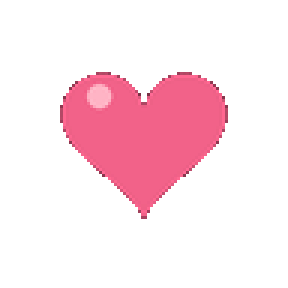
#> input picture Galchat/Resources/heartbeat.gif, 96 x 96 px (shown 3 times larger)
$ python build_heart_gifs.py ../Galchat/Resources/heartbeat.gif ../Galchat/Resources/heartbeat.gif ../Galchat/Resources/heartbeat.gif
#> lines starting #> are read from the running program, lines starting #| are printed output that depends on the picture
"""把 gen-image 生成的 3x3 绿幕关键帧图合成为 96px 透明 GIF（与 heartbeat.gif 同尺寸、同静止位置）。
用法：python3 scripts/build_heart_gifs.py <sheet_flutter.png> <sheet_broken.png> <输出目录>
依赖：Pillow、numpy、scipy。Prompt 见 docs/affection-heart-animations.md。
"""
import sys
from PIL import Image
import numpy as np
from scipy import ndimage
C=96; SS=4  # render at 4x then downsample

def cells(name):
#> called with name = 'flutter'
    a=np.asarray(Image.open(SHEETS[name]).convert('RGB')).astype(np.float32)
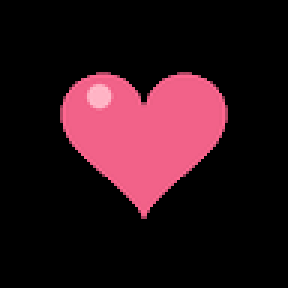
#> a: shape (96, 96, 3) float32 (shown 3 times larger); mean R, G, B 44.7, 18.5, 25.6
    H,W,_=a.shape; out=[]
#> after `H, W, _ = a.shape`: H = 96; W = 96
    for k in range(9):
        y0,x0=(k//3)*H//3,(k%3)*W//3
        c=a[y0:y0+H//3,x0:x0+W//3].copy()
        r,g,b=c[...,0],c[...,1],c[...,2]
        m=((r-g>55)&(r>120)&(b>g-8))|((r>215)&(g>215)&(b>215))   # pink/rose or white only; drops green bg + glow
        m=ndimage.binary_opening(m,iterations=1)
        lab,n=ndimage.label(m); sz=ndimage.sum(m,lab,range(1,n+1))
        keep=np.zeros_like(m)
        for i,s in enumerate(sz):
            if s>=40: keep|=lab==i+1
        c[...,1]=np.minimum(g,np.maximum(r,b))  # despill
        out.append((c,keep))
#> this loop made 9 passes
#> (n, sz) on passes 1, 2, 3, 4, 5, 6, 8: (1, [47]), (2, [84, 84]), (1, [47]), (1, [208]), (1, [950]), (1, [208]), (1, [56])
#> n on passes 7, 9: 0, 0
#> pass 1, in cells, `c=a[y0:y0+H//3,x0:x0+W//3].copy()`:
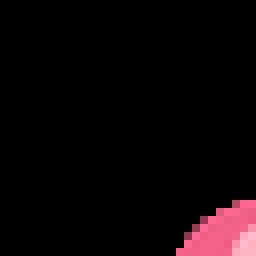
#> c: shape (32, 32, 3) float32 (shown 8 times larger); mean R, G, B 11.9, 5.4, 7.2
#> pass 1, in cells, `r,g,b=c[...,0],c[...,1],c[...,2]`:
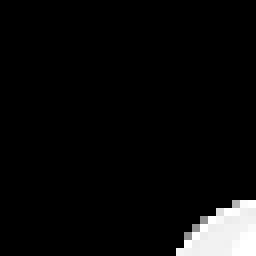
#> r: shape (32, 32) float32 (shown 8 times larger); min 0, max 255, mean 11.9
#> pass 1, in cells, `r,g,b=c[...,0],c[...,1],c[...,2]`:
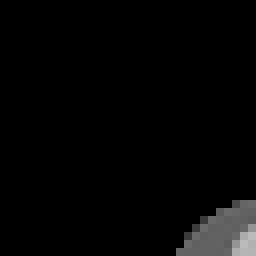
#> g: shape (32, 32) float32 (shown 8 times larger); min 0, max 187, mean 5.4
#> pass 1, in cells, `r,g,b=c[...,0],c[...,1],c[...,2]`:
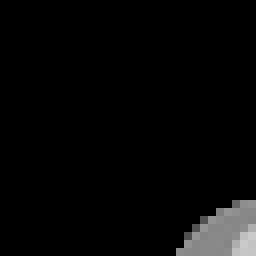
#> b: shape (32, 32) float32 (shown 8 times larger); min 0, max 202, mean 7.2
#> after the loop: c: shape (32, 32, 3) float32; every value is 0
#> after the loop: g: shape (32, 32) float32; every value is 0
#> after the loop: keep: shape (32, 32) bool; every value is 0
#> after the loop, out = 9 items
    return out

def comps(mask,minsize=2000):
    lab,n=ndimage.label(mask); sz=ndimage.sum(mask,lab,range(1,n+1))
    return lab,[i+1 for i,s in enumerate(sz) if s>=minsize],[i+1 for i,s in enumerate(sz) if s<minsize]

# [39 lines left out: function render, not called in this run]

def bigbox(mask):
    lab,big,_=comps(mask); m=np.isin(lab,big); ys,xs=np.where(m)
    return xs.min(),ys.min(),xs.max()+1,ys.max()+1

HEART_W=56; CX,CY=48,48.5   # matches heartbeat.gif (bbox 20..76 x 24..73)

def flutter():
    cs=cells('flutter'); base=bigbox(cs[0][1]); s=HEART_W/(base[2]-base[0])
#> after `cs = cells('flutter')`: cs = 9 items
    frames=[]
    target={4:56,5:59,6:56,7:56}
    for k,(c,m) in enumerate(cs):
        x0,y0,x1,y1=bigbox(m); hx,hy=(x0+x1)/2,(y0+y1)/2
        s=target[k]/(x1-x0) if k in target else HEART_W/(base[2]-base[0])
        frames.append(render(c,m,s,CX-hx*s,CY-hy*s,pull=(hx,hy,(x1-x0)/2,(y1-y0)/2,0.4)))
    seq=[(0,70),(1,70),(2,70),(3,140),(4,70),(5,70),(6,140),(7,140),(0,770)]
    return frames,seq

# [26 lines left out: functions broken, save, not called in this run]

if __name__=='__main__':
    SHEETS={'flutter':sys.argv[1],'broken':sys.argv[2]}; out=sys.argv[3].rstrip('/')
#> (the run stopped early here; a loop or call above may not have finished)
